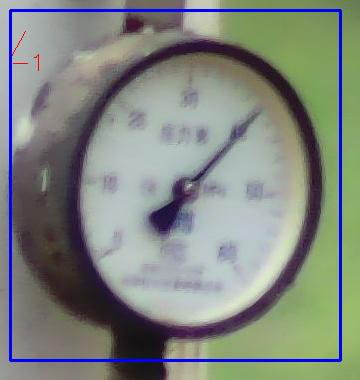
#> input picture images/表计/test1.png, 360 x 380 px, found by its file name
$ python thresholdSplit.py
#> lines starting #> are read from the running program, lines starting #| are printed output that depends on the picture
import numpy as np
import cv2

'''
Paper Title: A threshold selection method from gray-level histograms
Ostu二值分割阈值选取算法
'''
def get_Otsu_value(delta):
    val = np.zeros([256])
    for th in range(256):
        loc1 = delta > th
        loc2 = delta <= th

        if delta[loc1].size == 0:
            mu1 = 0
            omega1 = 0
        else:
            mu1 = np.mean(delta[loc1])
            omega1 = delta[loc1].size / delta.size

        if delta[loc2].size==0:
            mu2 = 0
            omega2 = 0
        else:
            mu2 = np.mean(delta[loc2])
            omega2 = delta[loc2].size / delta.size
        val[th] = omega1*omega2*np.power((mu1 -mu2), 2)

    loc = np.where(val ==np.max(val))
    print("The best Otsu threshold is: ", loc[0])
    return loc[0]

if __name__ == '__main__':
    file = '/home/linxu/PycharmProjects/CVProcess/images/表计/test1.png'
    img = cv2.imread(file)
#> img is the input picture: shape (380, 360, 3); mean B, G, R 128.5, 135.2, 129.2
    cv2.imshow('img', img)
    dst = get_Otsu_value(img)
#> the loop in get_Otsu_value, `for th in range(256):` made 256 passes
#> (mu1, mu2) on passes 1 to 12: (131.1, 0), (131.1, 0.273), (131.2, 0.854), (131.3, 1.43), (131.5, 2.17), (131.6, 2.87), (131.8, 3.48), (132, 4.11), (132.1, 4.63), (132.3, 5.13), (132.5, 5.69), (132.6, 6.27)
#> mu1 on pass 100: 155.5
#> pass 1, in get_Otsu_value, `loc1 = delta > th`:
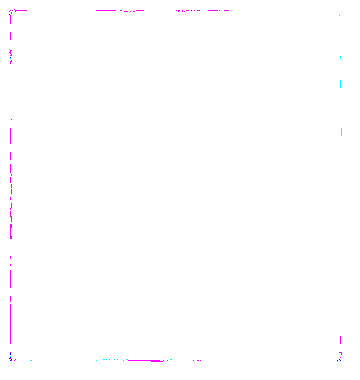
#> loc1: shape (380, 360, 3) bool; mean B, G, R 1, 0.997, 1
#> pass 1, in get_Otsu_value, `loc2 = delta <= th`:
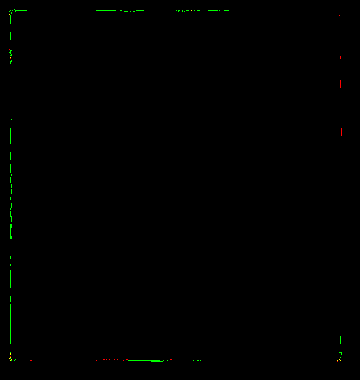
#> loc2: shape (380, 360, 3) bool; mean B, G, R 0, 0.00265, 0.000365
#> after the loop in get_Otsu_value, `for th in range(256):`: val = 256 values, max 1841.7 at index 115, min 0 at index 255, mean 944.6
#> in get_Otsu_value, `loc = np.where(val ==np.max(val))`: loc = ([115],)
#| The best Otsu threshold is:  [115]
#> dst = [115]
    print(dst)
#| [115]
    # cv2.imshow('dst', dst)
    cv2.waitKey()

$ run again, with images/表计/test2.png copied over images/表计/test1.png
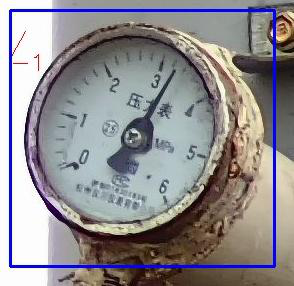
#> input picture images/表计/test2.png, 294 x 286 px, found by its file name
#> img is the input picture: shape (286, 294, 3); mean B, G, R 144.4, 140.9, 143.8
#> the loop in get_Otsu_value, `for th in range(256):` made 256 passes
#> (mu1, mu2) on passes 1 to 8: (143.7, 0), (143.8, 0.158), (143.9, 0.489), (144.1, 0.875), (144.2, 1.29), (144.5, 2.02), (144.8, 2.58), (145, 3.14)
#> pass 1, in get_Otsu_value, `loc1 = delta > th`:
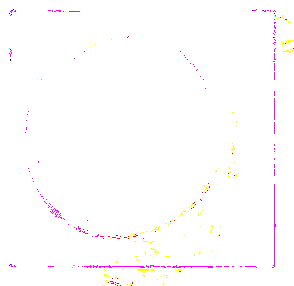
#> loc1: shape (286, 294, 3) bool; mean B, G, R 0.995, 0.992, 1
#> pass 1, in get_Otsu_value, `loc2 = delta <= th`:
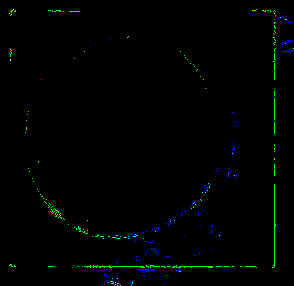
#> loc2: shape (286, 294, 3) bool; mean B, G, R 0.00477, 0.00777, 0.000226
#> after the loop in get_Otsu_value, `for th in range(256):`: val = 256 values, max 3035.2 at index 130, min 0 at index 255, mean 2072.8
#> loc = ([130],)
#| The best Otsu threshold is:  [130]
#> dst = [130]
#| [130]

$ run again, with images/表计/test3.png copied over images/表计/test1.png
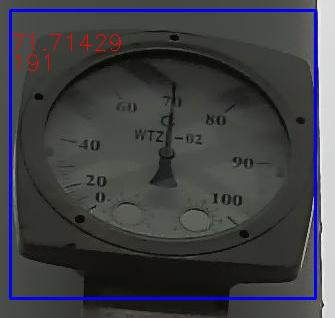
#> input picture images/表计/test3.png, 335 x 318 px, found by its file name
#> img is the input picture: shape (318, 335, 3); mean B, G, R 69.5, 65, 64.6
#> the loop in get_Otsu_value, `for th in range(256):` made 256 passes
#> (mu1, mu2) on passes 1 to 8: (66.48, 0), (66.54, 0.324), (66.62, 0.853), (66.71, 1.43), (66.8, 2), (66.89, 2.49), (66.99, 3.1), (67.1, 3.73)
#> pass 1, in get_Otsu_value, `loc1 = delta > th`:
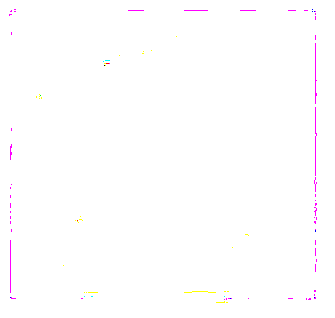
#> loc1: shape (318, 335, 3) bool; mean B, G, R 0.999, 0.996, 1
#> pass 1, in get_Otsu_value, `loc2 = delta <= th`:
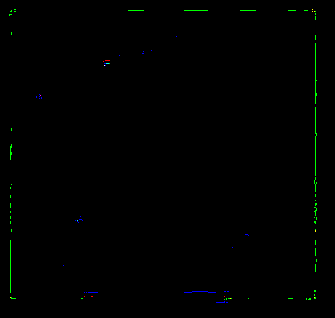
#> loc2: shape (318, 335, 3) bool; mean B, G, R 0.000901, 0.00422, 0.000188
#> after the loop in get_Otsu_value, `for th in range(256):`: val = 256 values, max 1298.2 at index 130, min 0 at index 255, mean 799.7
#> loc = ([130],)
#| The best Otsu threshold is:  [130]
#> dst = [130]
#| [130]

$ run again, with images/表计/test4.png copied over images/表计/test1.png
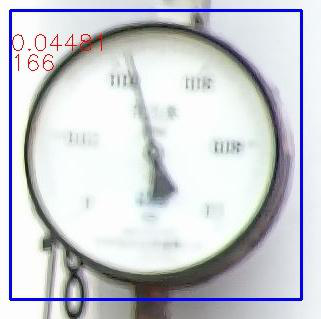
#> input picture images/表计/test4.png, 321 x 319 px, found by its file name
#> img is the input picture: shape (319, 321, 3); mean B, G, R 211.7, 206, 203.6
#> the loop in get_Otsu_value, `for th in range(256):` made 256 passes
#> (mu1, mu2) on passes 1 to 8: (207.5, 0), (207.6, 0.185), (207.7, 0.396), (207.7, 0.696), (207.8, 1.18), (208, 1.98), (208.2, 2.44), (208.3, 3.07)
#> pass 1, in get_Otsu_value, `loc1 = delta > th`:
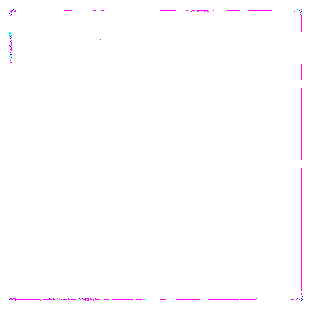
#> loc1: shape (319, 321, 3) bool; mean B, G, R 1, 0.994, 1
#> pass 1, in get_Otsu_value, `loc2 = delta <= th`:
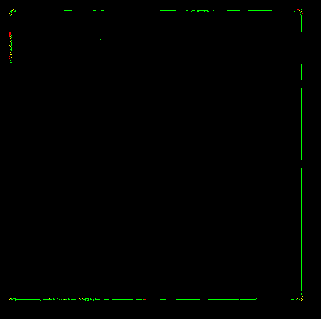
#> loc2: shape (319, 321, 3) bool; mean B, G, R 0, 0.00559, 0.0004
#> after the loop in get_Otsu_value, `for th in range(256):`: val = 256 values, max 3066.1 at index 163, min 0 at index 255, mean 2099.5
#> loc = ([163],)
#| The best Otsu threshold is:  [163]
#> dst = [163]
#| [163]
